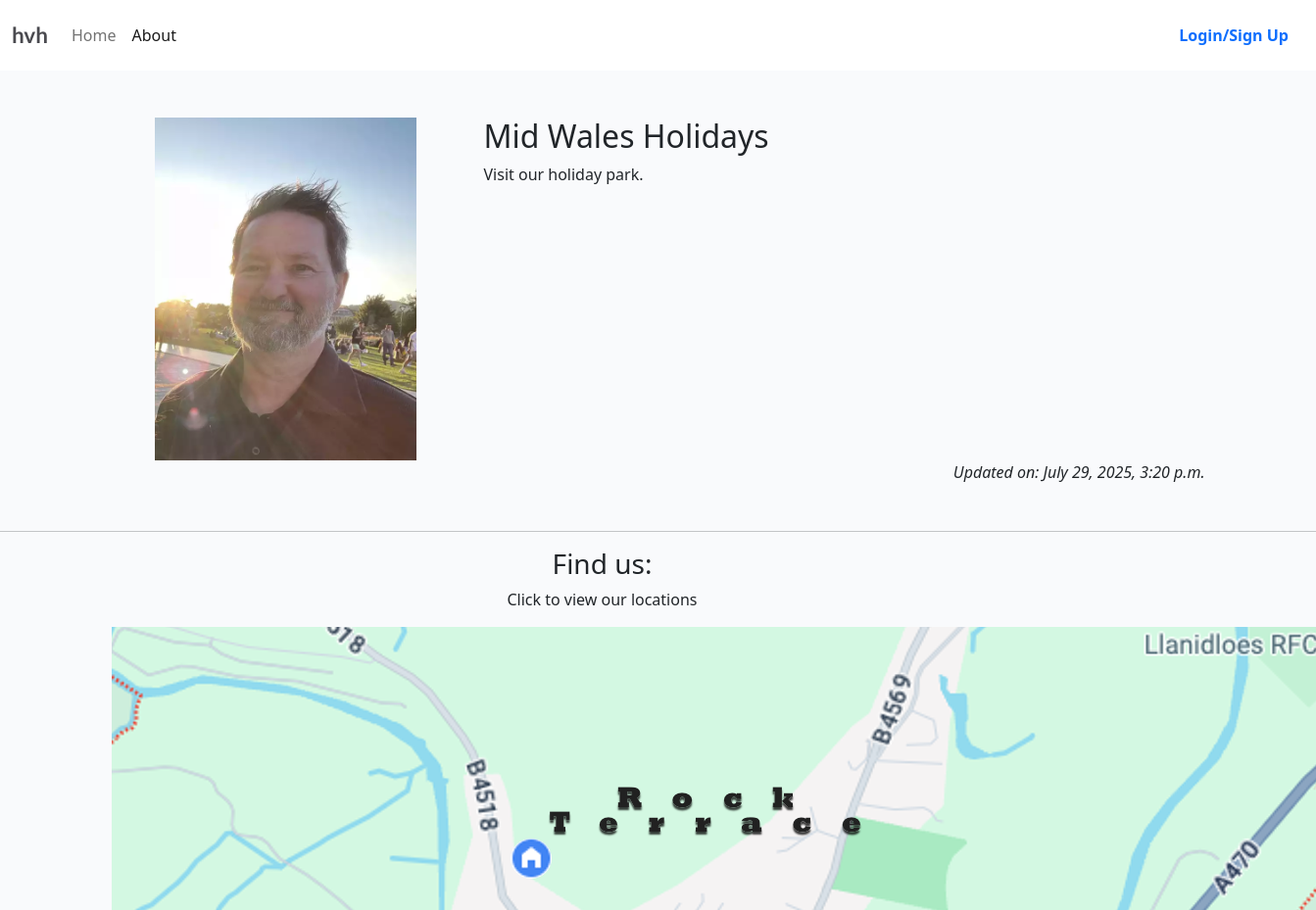
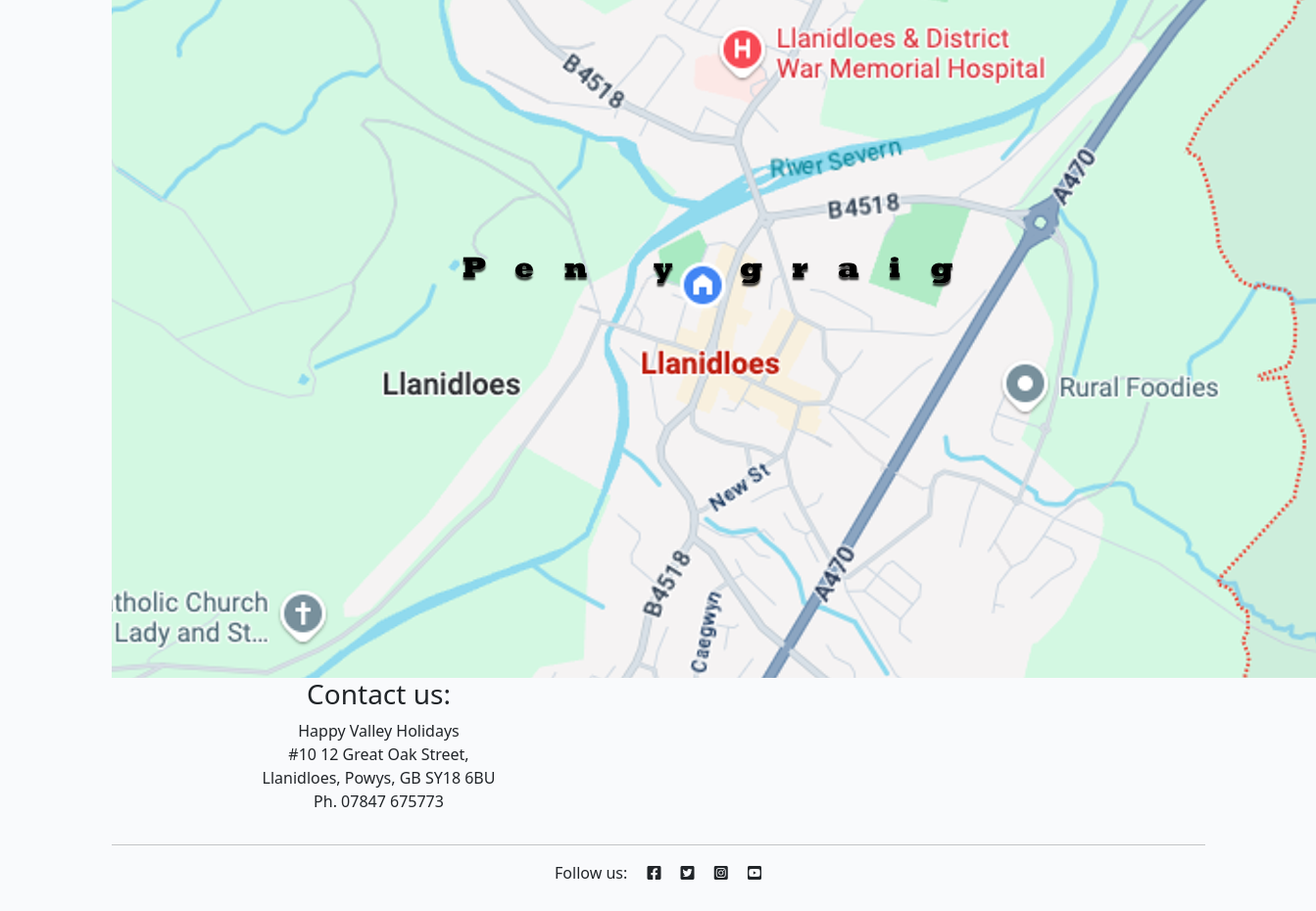
The page /about/ on the database its author committed (2 pictures, top to bottom).
### about/models.py (models this page shows, shortened)
class About(models.Model):
    title = models.CharField(max_length=200)
    updated_on = models.DateTimeField(auto_now=True)
    profile_image = models.ImageField(upload_to='about/images', blank=True,
                                      null=True, default='placeholder')
    content = models.TextField()

### about/views.py (the view)
# urls.py: path('', views.about_me, name='about'),
def about_me(request):
    about = About.objects.all().order_by('-updated_on').first()
    return render(
        request,
        "about/about.html",
        {"about": about},
    )

### about/templates/about/about.html
{% extends 'base.html' %}
{% load static %}
{% block content %}
<div class="container mt-5">
    <div class="row">
        <div class="col-4 text-center">
            {% if "placeholder" in about.profile_image.url %}
            <img src="{% static 'images/nobody.jpg' %}"  width="75%" class="profile-image" alt="{{ about.title }}">
            {% else %}
            <img src="{{ about.profile_image.url }}"  width="75%" class="profile-image" alt="{{ about.title }}">
            {% endif %}
        </div>
        <div class="col-8">
      <h2>{{ about.title }}</h2>
      {{ about.content | safe }}
    </div>
    </div>
    <div class="row">
        <div class="col text-right">
            <p class="text-end"><em>Updated on: {{ about.updated_on }}</em></p>
        </div>
      </div>
</div>
{% endblock content %}

### static/css/style.css (style rules this page uses)
body { background-color: #F9FAFC; }
.main-bg { background-color: #F9FAFC; }
html { scroll-behavior: smooth; }

### rows shown on the page
About: profile_image (picture), title "Mid Wales Holidays", content "Visit our holiday park.", updated_on "July 29, 2025, 3:20 p.m."
